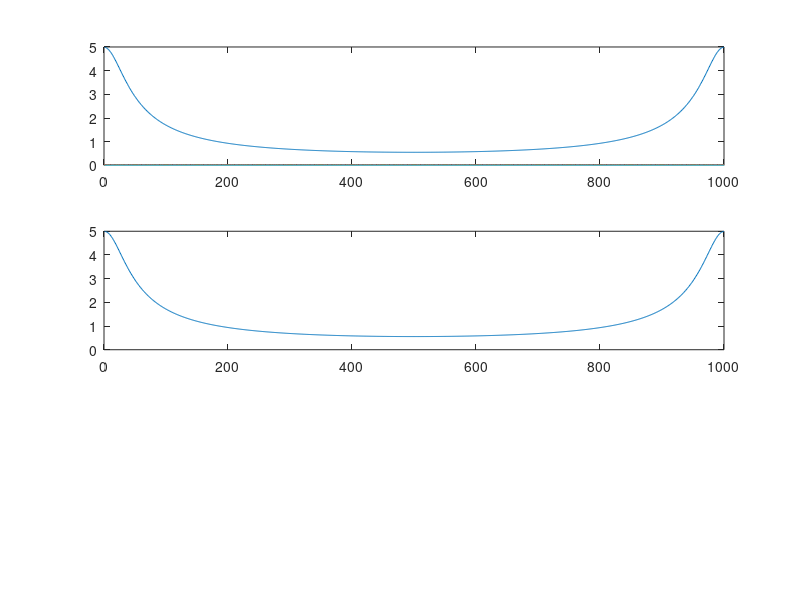

Reproduce this figure in MATLAB.
n=0:2000; 
H=zeros(1000);
for n1=1:1000
H(n1)=sum(0.8.^n.*cos(0.01*n).*exp(-1j*n*(2*pi)*(n1/1000)));
end
subplot(311);
plot(abs(H));
subplot(312);
w=linspace(0,2*pi,1000);
H1=(1-0.8*exp(-1j*w).*cos(0.01))./(1-2*0.8*exp(-1i*w).*cos(0.01)+0.8^2*exp(-2j*w));
plot(abs(H1));
